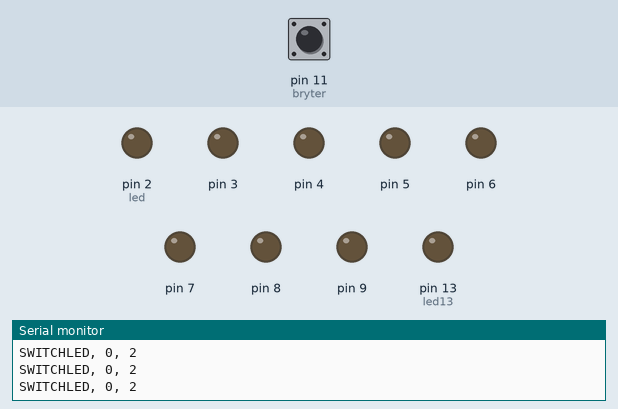
Simulated run of this sketch. Board: Arduino Uno, built with avr-gcc and run on an emulated ATmega328P. On the bench: output pins drawn as LEDs (lit = HIGH), the last lines printed to the serial monitor. The test bench sets the inputs (shaded band); at power-on: pin 11 (bryter) LOW.

Above: at 1.2 s.
1.3 s: pin 11 (bryter) driven HIGH
At 2.5 s:
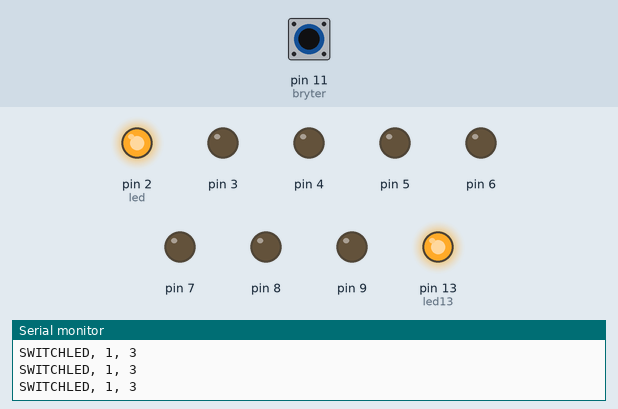
2.8 s: pin 11 (bryter) driven LOW
At 4.0 s:
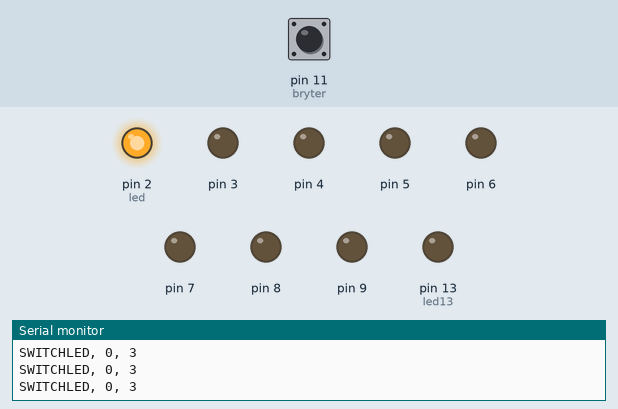
4.3 s: pin 11 (bryter) driven HIGH
At 5.5 s:
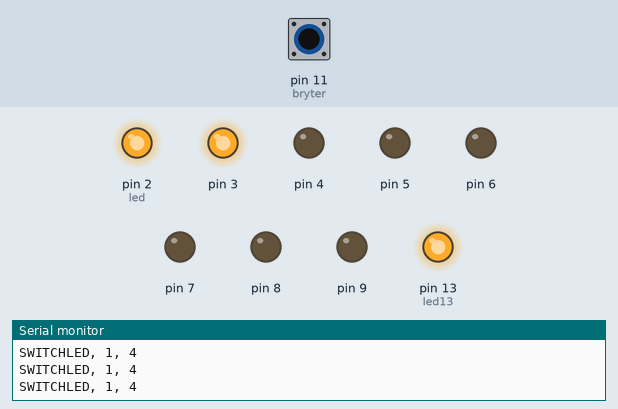
5.8 s: pin 11 (bryter) driven LOW
At 6.1 s:
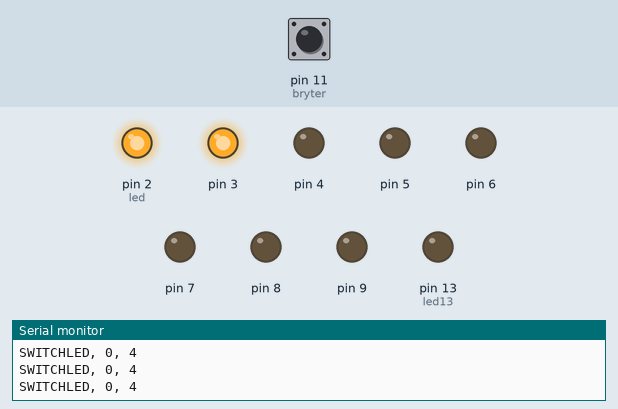
7.3 s: pin 11 (bryter) driven HIGH
At 7.6 s:
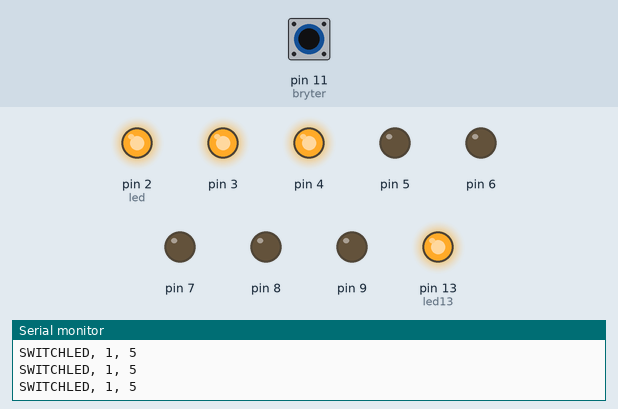
8.8 s: pin 11 (bryter) pulsed LOW 5 times (0.12 s each, 0.3 s apart)
At 11.2 s:
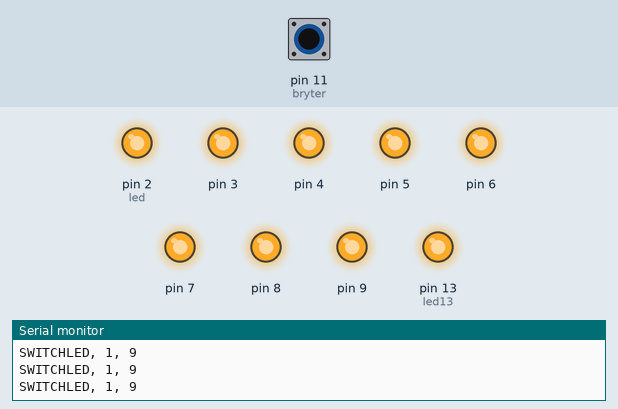
Timing chart, 0 to 12.7 s (numbered marks = the images above; inputs shaded):
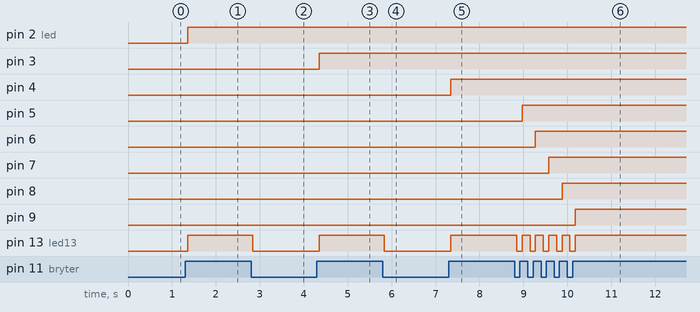

The sketch:

11_S_ylebryter_-_MHP_misforstod_oppgaven.ino
```cpp
// Oppgave 11 - Søylebryter - 30.01.2018 - MHP

// KONSTANTER:
const byte bryter = 11;
const byte led13 = 13;

// VARIABLER:
int lesbryter;
int time_delay = 30;
byte led = 2;
byte rund = 0;
byte allow = 0;

// SETUP:
void setup() {
  Serial.begin(9600);
  pinMode(2, OUTPUT);
  pinMode(3, OUTPUT);
  pinMode(4, OUTPUT);
  pinMode(5, OUTPUT);
  pinMode(6, OUTPUT);
  pinMode(7, OUTPUT);
  pinMode(8, OUTPUT);
  pinMode(9, OUTPUT);
  pinMode(led13, OUTPUT);
  pinMode(bryter, INPUT);
  Serial.print("something, something, something, dark side");
}

// FUNKSJONER:

// HOVUDPROGRAM:
void loop() {
  lesbryter = digitalRead(bryter);
  delay(time_delay);
  if (lesbryter == HIGH) {
    Serial.print("SWITCHLED, 1, ");
    Serial.println(led);
    if (rund == 0) {
      if (allow == 1) {
        digitalWrite(led, LOW);
        led = led - 1;
        Serial.println("Going down");
        if (led == 1) {
          allow = 0;
          Serial.println("Switching to going up");
        }
      }
      if (allow == 0) {
        digitalWrite(led, HIGH);
        led = led + 1;
        Serial.println("Going up");
        if (led == 10) {
          allow = 1;
          led = led - 1;
          Serial.println("Switching to going down");
        }
      }
      rund = 1;
    }
    digitalWrite(led13, HIGH);
  }
  else {
    Serial.print("SWITCHLED, 0, ");
    Serial.println(led);
    rund = 0;
    digitalWrite(led13, LOW);
  }
}
```

Measured:
- after the input at 1.3 s, pin 2 (led), pin 13 (led13): LOW → HIGH after 0.06 s
- after the input at 2.8 s, pin 13 (led13): HIGH → LOW at once
- after the input at 4.3 s, pin 3, pin 13 (led13): LOW → HIGH after 0.05 s
- after the input at 5.8 s, pin 13 (led13): HIGH → LOW at once
- after the input at 7.3 s, pin 4, pin 13 (led13): LOW → HIGH at once
- after the input at 8.8 s, pin 5: LOW → HIGH after 0.17 s; pin 6: LOW → HIGH after 0.47 s; pin 7: LOW → HIGH after 0.78 s; pin 8: LOW → HIGH after 1.1 s; pin 9: LOW → HIGH after 1.4 s
